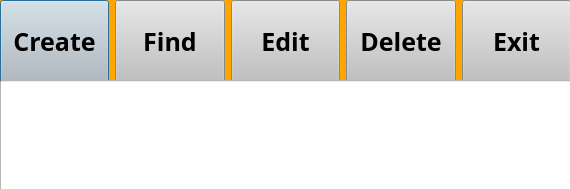
<?xml version="1.0" encoding="UTF-8"?>
<ui version="4.0">
 <class>Dialog</class>
 <widget class="QDialog" name="Dialog">
  <property name="geometry">
   <rect>
    <x>0</x>
    <y>0</y>
    <width>570</width>
    <height>189</height>
   </rect>
  </property>
  <property name="windowTitle">
   <string>Dialog</string>
  </property>
  <property name="styleSheet">
   <string notr="true">background-color:orange;</string>
  </property>
  <widget class="QWidget" name="horizontalLayoutWidget">
   <property name="geometry">
    <rect>
     <x>0</x>
     <y>0</y>
     <width>571</width>
     <height>83</height>
    </rect>
   </property>
   <layout class="QHBoxLayout" name="horizontalLayout">
    <item>
     <widget class="QPushButton" name="Create">
      <property name="styleSheet">
       <string notr="true">QPushButton {
background-color:silver;
width:100px;
height:75px;
font-size:25px;
font-weight:bold;
text-align:center;
font-color:white;
font-family:English157 BT;
}

QPushButton:hover{
background-color:blue;
color:yellow;
}

QPushButton:pressed{
background-color:pink;
}</string>
      </property>
      <property name="text">
       <string>Create</string>
      </property>
     </widget>
    </item>
    <item>
     <widget class="QPushButton" name="Find">
      <property name="styleSheet">
       <string notr="true">QPushButton {
background-color:silver;
width:100px;
height:75px;
font-size:25px;
font-weight:bold;
text-align:center;
font-color:white;
font-family:English157 BT;
}

QPushButton:hover{
background-color:blue;
color:yellow;
}

QPushButton:pressed{
background-color:pink;
}</string>
      </property>
      <property name="text">
       <string>Find</string>
      </property>
     </widget>
    </item>
    <item>
     <widget class="QPushButton" name="Edit">
      <property name="styleSheet">
       <string notr="true">QPushButton {
background-color:silver;
width:100px;
height:75px;
font-size:25px;
font-weight:bold;
text-align:center;
font-color:white;
font-family:English157 BT;
}

QPushButton:hover{
background-color:blue;
color:yellow;
}

QPushButton:pressed{
background-color:pink;
}</string>
      </property>
      <property name="text">
       <string>Edit</string>
      </property>
     </widget>
    </item>
    <item>
     <widget class="QPushButton" name="Delete">
      <property name="styleSheet">
       <string notr="true">QPushButton {
background-color:silver;
width:100px;
height:75px;
font-size:25px;
font-weight:bold;
text-align:center;
font-color:white;
font-family:English157 BT;
}

QPushButton:hover{
background-color:blue;
color:yellow;
}

QPushButton:pressed{
background-color:pink;
}</string>
      </property>
      <property name="text">
       <string>Delete</string>
      </property>
     </widget>
    </item>
    <item>
     <widget class="QPushButton" name="Exit">
      <property name="styleSheet">
       <string notr="true">QPushButton {
background-color:silver;
width:100px;
height:75px;
font-size:25px;
font-weight:bold;
text-align:center;
font-color:white;
font-family:English157 BT;
}

QPushButton:hover{
background-color:blue;
color:yellow;
}

QPushButton:pressed{
background-color:pink;
}</string>
      </property>
      <property name="text">
       <string>Exit</string>
      </property>
     </widget>
    </item>
   </layout>
  </widget>
  <widget class="QLineEdit" name="lineEdit">
   <property name="geometry">
    <rect>
     <x>0</x>
     <y>80</y>
     <width>571</width>
     <height>111</height>
    </rect>
   </property>
   <property name="styleSheet">
    <string notr="true">background-color:white;</string>
   </property>
  </widget>
 </widget>
 <resources/>
 <connections/>
</ui>
